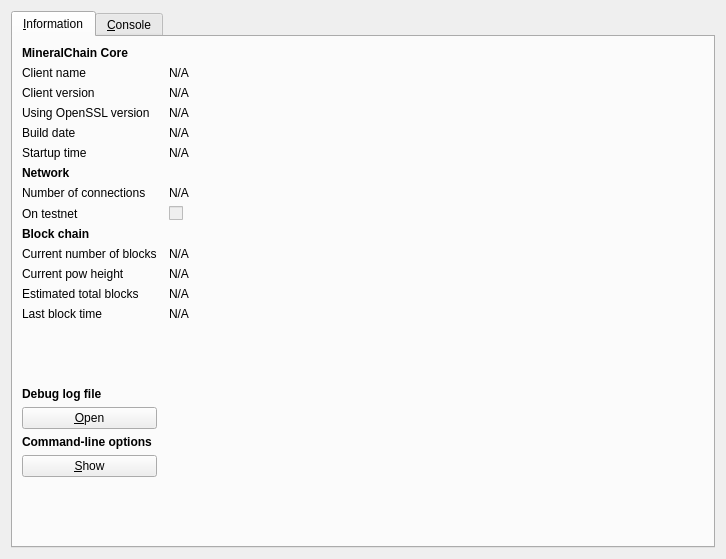
<?xml version="1.0" encoding="UTF-8"?>
<ui version="4.0">
 <class>RPCConsole</class>
 <widget class="QDialog" name="RPCConsole">
  <property name="geometry">
   <rect>
    <x>0</x>
    <y>0</y>
    <width>726</width>
    <height>559</height>
   </rect>
  </property>
  <property name="windowTitle">
   <string>MineralChain - Debug window</string>
  </property>
  <layout class="QHBoxLayout" name="horizontalLayout_2">
   <item>
    <widget class="QTabWidget" name="tabWidget">
     <property name="currentIndex">
      <number>0</number>
     </property>
     <widget class="QWidget" name="tab_info">
      <attribute name="title">
       <string>&amp;Information</string>
      </attribute>
      <layout class="QGridLayout" name="gridLayout" columnstretch="0,1">
       <property name="horizontalSpacing">
        <number>12</number>
       </property>
       <item row="8" column="0">
        <widget class="QLabel" name="label_8">
         <property name="text">
          <string>On testnet</string>
         </property>
        </widget>
       </item>
       <item row="12" column="0">
        <widget class="QLabel" name="label_4">
         <property name="text">
          <string>Estimated total blocks</string>
         </property>
        </widget>
       </item>
       <item row="10" column="0">
        <widget class="QLabel" name="label_3">
         <property name="text">
          <string>Current number of blocks</string>
         </property>
        </widget>
       </item>
       <item row="10" column="1">
        <widget class="QLabel" name="numberOfBlocks">
         <property name="cursor">
          <cursorShape>IBeamCursor</cursorShape>
         </property>
         <property name="text">
          <string>N/A</string>
         </property>
         <property name="textFormat">
          <enum>Qt::PlainText</enum>
         </property>
         <property name="textInteractionFlags">
          <set>Qt::LinksAccessibleByMouse|Qt::TextSelectableByKeyboard|Qt::TextSelectableByMouse</set>
         </property>
        </widget>
       </item>
       <item row="14" column="0">
        <spacer name="verticalSpacer_2">
         <property name="orientation">
          <enum>Qt::Vertical</enum>
         </property>
         <property name="sizeHint" stdset="0">
          <size>
           <width>20</width>
           <height>20</height>
          </size>
         </property>
        </spacer>
       </item>
       <item row="15" column="0">
        <widget class="QLabel" name="labelDebugLogfile">
         <property name="font">
          <font>
           <weight>75</weight>
           <bold>true</bold>
          </font>
         </property>
         <property name="text">
          <string>Debug log file</string>
         </property>
        </widget>
       </item>
       <item row="12" column="1">
        <widget class="QLabel" name="totalBlocks">
         <property name="cursor">
          <cursorShape>IBeamCursor</cursorShape>
         </property>
         <property name="text">
          <string>N/A</string>
         </property>
         <property name="textFormat">
          <enum>Qt::PlainText</enum>
         </property>
         <property name="textInteractionFlags">
          <set>Qt::LinksAccessibleByMouse|Qt::TextSelectableByKeyboard|Qt::TextSelectableByMouse</set>
         </property>
        </widget>
       </item>
       <item row="13" column="1">
        <widget class="QLabel" name="lastBlockTime">
         <property name="cursor">
          <cursorShape>IBeamCursor</cursorShape>
         </property>
         <property name="text">
          <string>N/A</string>
         </property>
         <property name="textFormat">
          <enum>Qt::PlainText</enum>
         </property>
         <property name="textInteractionFlags">
          <set>Qt::LinksAccessibleByMouse|Qt::TextSelectableByKeyboard|Qt::TextSelectableByMouse</set>
         </property>
        </widget>
       </item>
       <item row="13" column="0">
        <widget class="QLabel" name="label_2">
         <property name="text">
          <string>Last block time</string>
         </property>
        </widget>
       </item>
       <item row="17" column="0">
        <widget class="QLabel" name="labelCLOptions">
         <property name="font">
          <font>
           <weight>75</weight>
           <bold>true</bold>
          </font>
         </property>
         <property name="text">
          <string>Command-line options</string>
         </property>
        </widget>
       </item>
       <item row="16" column="0">
        <widget class="QPushButton" name="openDebugLogfileButton">
         <property name="toolTip">
          <string>Open the MineralChain debug log file from the current data directory. This can take a few seconds for large log files.</string>
         </property>
         <property name="text">
          <string>&amp;Open</string>
         </property>
         <property name="autoDefault">
          <bool>false</bool>
         </property>
        </widget>
       </item>
       <item row="18" column="0">
        <widget class="QPushButton" name="showCLOptionsButton">
         <property name="toolTip">
          <string>Show the MineralChain-Qt help message to get a list with possible MineralChain command-line options.</string>
         </property>
         <property name="text">
          <string>&amp;Show</string>
         </property>
         <property name="autoDefault">
          <bool>false</bool>
         </property>
        </widget>
       </item>
       <item row="19" column="0">
        <spacer name="verticalSpacer">
         <property name="orientation">
          <enum>Qt::Vertical</enum>
         </property>
         <property name="sizeHint" stdset="0">
          <size>
           <width>20</width>
           <height>40</height>
          </size>
         </property>
        </spacer>
       </item>
       <item row="0" column="0">
        <widget class="QLabel" name="label_9">
         <property name="font">
          <font>
           <weight>75</weight>
           <bold>true</bold>
          </font>
         </property>
         <property name="text">
          <string>MineralChain Core</string>
         </property>
        </widget>
       </item>
       <item row="1" column="0">
        <widget class="QLabel" name="label_5">
         <property name="text">
          <string>Client name</string>
         </property>
        </widget>
       </item>
       <item row="2" column="1">
        <widget class="QLabel" name="clientVersion">
         <property name="cursor">
          <cursorShape>IBeamCursor</cursorShape>
         </property>
         <property name="text">
          <string>N/A</string>
         </property>
         <property name="textFormat">
          <enum>Qt::PlainText</enum>
         </property>
         <property name="textInteractionFlags">
          <set>Qt::LinksAccessibleByMouse|Qt::TextSelectableByKeyboard|Qt::TextSelectableByMouse</set>
         </property>
        </widget>
       </item>
       <item row="3" column="0">
        <widget class="QLabel" name="label_14">
         <property name="text">
          <string>Using OpenSSL version</string>
         </property>
         <property name="indent">
          <number>-1</number>
         </property>
        </widget>
       </item>
       <item row="1" column="1">
        <widget class="QLabel" name="clientName">
         <property name="cursor">
          <cursorShape>IBeamCursor</cursorShape>
         </property>
         <property name="text">
          <string>N/A</string>
         </property>
         <property name="textFormat">
          <enum>Qt::PlainText</enum>
         </property>
         <property name="textInteractionFlags">
          <set>Qt::LinksAccessibleByMouse|Qt::TextSelectableByKeyboard|Qt::TextSelectableByMouse</set>
         </property>
        </widget>
       </item>
       <item row="2" column="0">
        <widget class="QLabel" name="label_6">
         <property name="text">
          <string>Client version</string>
         </property>
        </widget>
       </item>
       <item row="4" column="1">
        <widget class="QLabel" name="buildDate">
         <property name="cursor">
          <cursorShape>IBeamCursor</cursorShape>
         </property>
         <property name="text">
          <string>N/A</string>
         </property>
         <property name="textFormat">
          <enum>Qt::PlainText</enum>
         </property>
         <property name="textInteractionFlags">
          <set>Qt::LinksAccessibleByMouse|Qt::TextSelectableByKeyboard|Qt::TextSelectableByMouse</set>
         </property>
        </widget>
       </item>
       <item row="5" column="0">
        <widget class="QLabel" name="label_13">
         <property name="text">
          <string>Startup time</string>
         </property>
        </widget>
       </item>
       <item row="3" column="1">
        <widget class="QLabel" name="openSSLVersion">
         <property name="cursor">
          <cursorShape>IBeamCursor</cursorShape>
         </property>
         <property name="text">
          <string>N/A</string>
         </property>
         <property name="textFormat">
          <enum>Qt::PlainText</enum>
         </property>
         <property name="textInteractionFlags">
          <set>Qt::LinksAccessibleByMouse|Qt::TextSelectableByKeyboard|Qt::TextSelectableByMouse</set>
         </property>
        </widget>
       </item>
       <item row="4" column="0">
        <widget class="QLabel" name="label_12">
         <property name="text">
          <string>Build date</string>
         </property>
        </widget>
       </item>
       <item row="8" column="1">
        <widget class="QCheckBox" name="isTestNet">
         <property name="enabled">
          <bool>false</bool>
         </property>
         <property name="text">
          <string/>
         </property>
        </widget>
       </item>
       <item row="5" column="1">
        <widget class="QLabel" name="startupTime">
         <property name="cursor">
          <cursorShape>IBeamCursor</cursorShape>
         </property>
         <property name="text">
          <string>N/A</string>
         </property>
         <property name="textFormat">
          <enum>Qt::PlainText</enum>
         </property>
         <property name="textInteractionFlags">
          <set>Qt::LinksAccessibleByMouse|Qt::TextSelectableByKeyboard|Qt::TextSelectableByMouse</set>
         </property>
        </widget>
       </item>
       <item row="7" column="0">
        <widget class="QLabel" name="label_7">
         <property name="text">
          <string>Number of connections</string>
         </property>
        </widget>
       </item>
       <item row="9" column="0">
        <widget class="QLabel" name="label_10">
         <property name="font">
          <font>
           <weight>75</weight>
           <bold>true</bold>
          </font>
         </property>
         <property name="text">
          <string>Block chain</string>
         </property>
        </widget>
       </item>
       <item row="7" column="1">
        <widget class="QLabel" name="numberOfConnections">
         <property name="cursor">
          <cursorShape>IBeamCursor</cursorShape>
         </property>
         <property name="text">
          <string>N/A</string>
         </property>
         <property name="textFormat">
          <enum>Qt::PlainText</enum>
         </property>
         <property name="textInteractionFlags">
          <set>Qt::LinksAccessibleByMouse|Qt::TextSelectableByKeyboard|Qt::TextSelectableByMouse</set>
         </property>
        </widget>
       </item>
       <item row="6" column="0">
        <widget class="QLabel" name="label_11">
         <property name="font">
          <font>
           <weight>75</weight>
           <bold>true</bold>
          </font>
         </property>
         <property name="text">
          <string>Network</string>
         </property>
        </widget>
       </item>
       <item row="11" column="0">
        <widget class="QLabel" name="label_15">
         <property name="text">
          <string>Current pow height</string>
         </property>
        </widget>
       </item>
       <item row="11" column="1">
        <widget class="QLabel" name="numberOfPow">
         <property name="cursor">
          <cursorShape>IBeamCursor</cursorShape>
         </property>
         <property name="text">
          <string>N/A</string>
         </property>
         <property name="textFormat">
          <enum>Qt::PlainText</enum>
         </property>
         <property name="textInteractionFlags">
          <set>Qt::LinksAccessibleByMouse|Qt::TextSelectableByKeyboard|Qt::TextSelectableByMouse</set>
         </property>
        </widget>
       </item>
      </layout>
     </widget>
     <widget class="QWidget" name="tab_console">
      <attribute name="title">
       <string>&amp;Console</string>
      </attribute>
      <layout class="QVBoxLayout" name="verticalLayout_3">
       <property name="spacing">
        <number>3</number>
       </property>
       <item>
        <widget class="QTextEdit" name="messagesWidget">
         <property name="minimumSize">
          <size>
           <width>0</width>
           <height>100</height>
          </size>
         </property>
         <property name="readOnly">
          <bool>true</bool>
         </property>
         <property name="tabKeyNavigation" stdset="0">
          <bool>false</bool>
         </property>
         <property name="columnCount" stdset="0">
          <number>2</number>
         </property>
        </widget>
       </item>
       <item>
        <layout class="QHBoxLayout" name="horizontalLayout">
         <property name="spacing">
          <number>3</number>
         </property>
         <item>
          <widget class="QLabel" name="label">
           <property name="text">
            <string notr="true">&gt;</string>
           </property>
          </widget>
         </item>
         <item>
          <widget class="QLineEdit" name="lineEdit"/>
         </item>
         <item>
          <widget class="QPushButton" name="clearButton">
           <property name="maximumSize">
            <size>
             <width>24</width>
             <height>24</height>
            </size>
           </property>
           <property name="toolTip">
            <string>Clear console</string>
           </property>
           <property name="text">
            <string/>
           </property>
           <property name="icon">
            <iconset resource="../bitcoin.qrc">
             <normaloff>:/icons/remove</normaloff>:/icons/remove</iconset>
           </property>
           <property name="shortcut">
            <string notr="true">Ctrl+L</string>
           </property>
           <property name="autoDefault">
            <bool>false</bool>
           </property>
          </widget>
         </item>
        </layout>
       </item>
      </layout>
     </widget>
    </widget>
   </item>
  </layout>
 </widget>
 <resources>
  <include location="../bitcoin.qrc"/>
 </resources>
 <connections/>
</ui>
